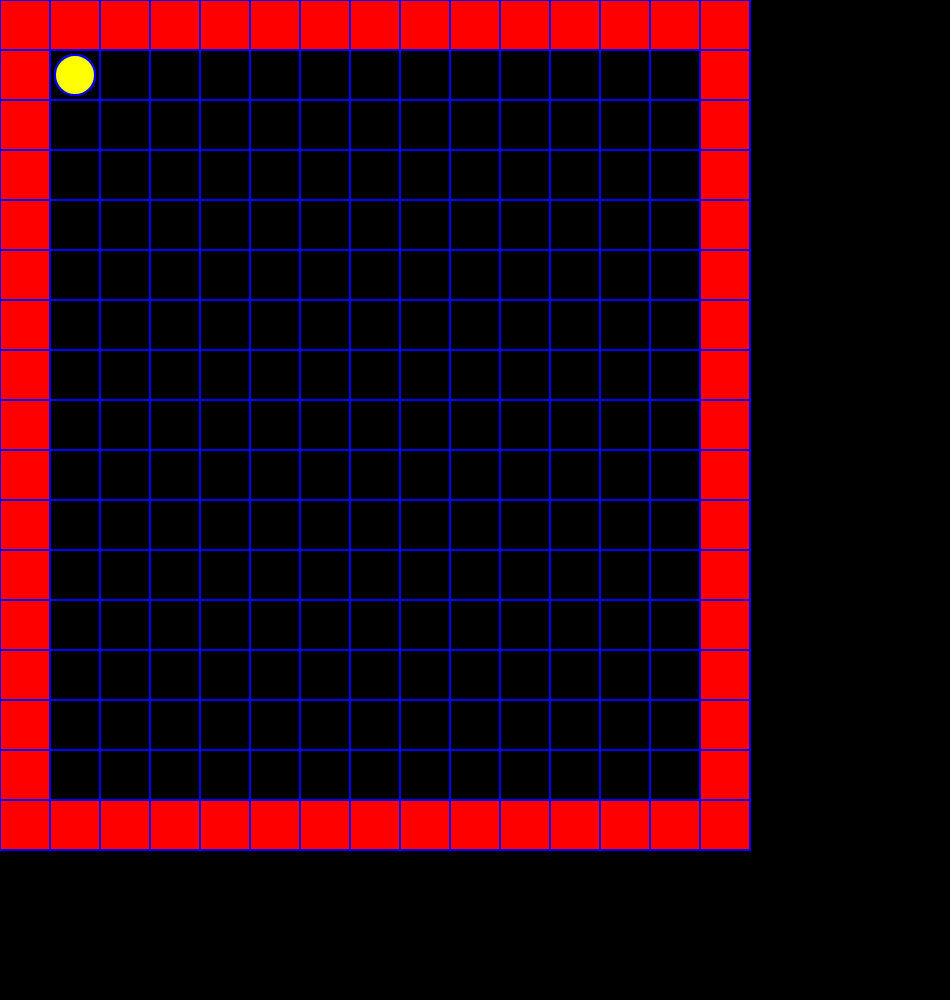
Frame 1 (no input)
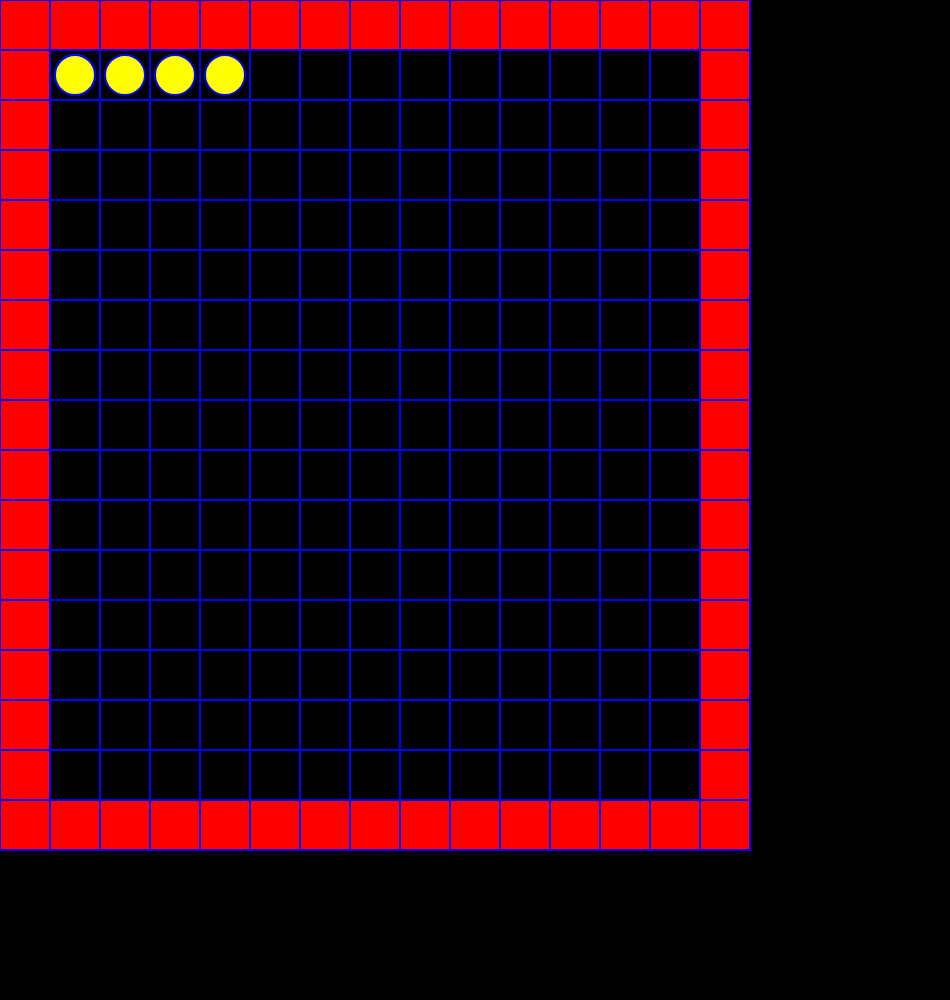
Frame 60 (no input)
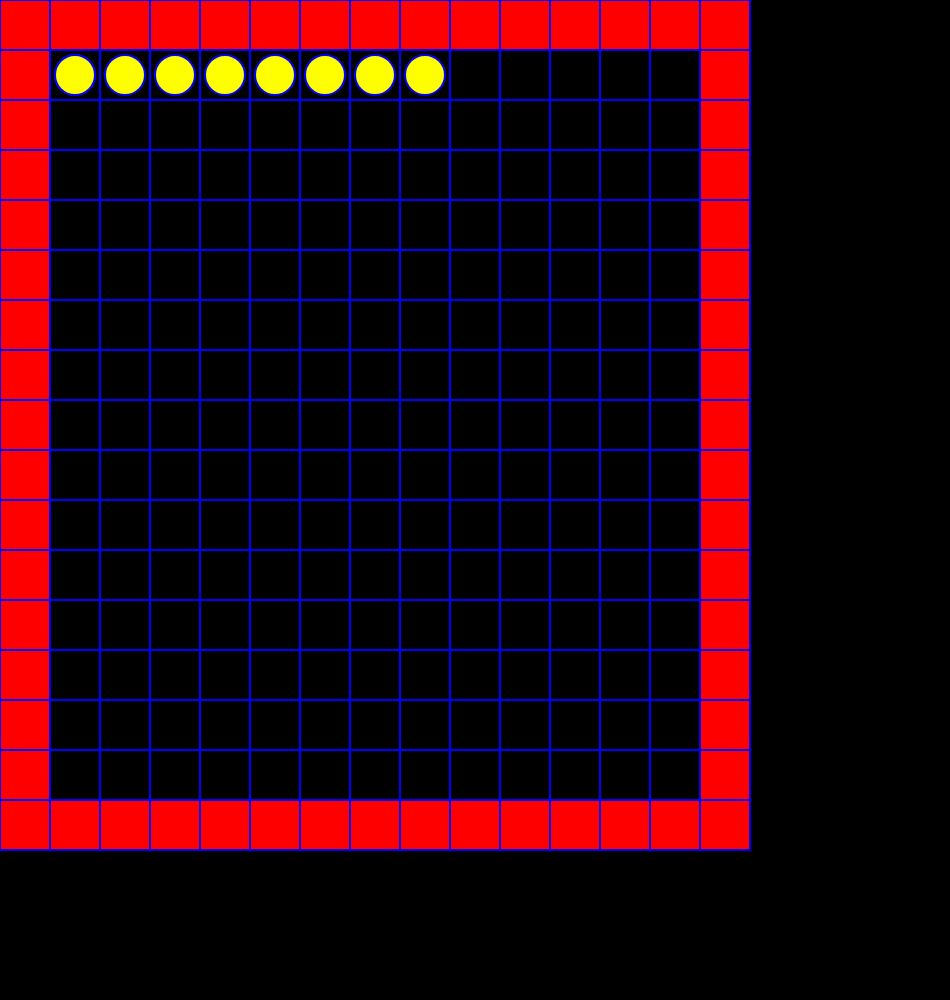
Frame 120 (the mouse pressed at the canvas centre since frame 60)

The p5.js sketch that drew these frames (run headless with seeded random() and noise() and a simulated clock; from frame 60 on, the mouse is pressed at the canvas centre):

// p5.js sketch
// ── sketch.js
// First Day Demo
// Ted Song
// 9/10/2024
//
// Extra for Experts:
// draw happens at 60fps in loop


let columnNum = 15;
let rowNum = 17;

let gridLength = 50
let updateRate = 15;

let gameEnd = false;
let directionDB = false;

let snakeSegments = [];
let queuedDirections = [];
let startingSegments = 10;
let grids = []
let layout = [
  "111111111111111", // 1
  "100000000000001", // 2
  "100000000000001", // 3
  "100000000000001", // 4
  "100000000000001", // 5
  "100000000000001", // 6
  "100000000000001", // 7
  "100000000000001", // 8
  "100000000000001", // 9
  "100000000000001", // 10
  "100000000000001", // 11
  "100000000000001", // 12
  "100000000000001", // 13
  "100000000000001", // 14
  "100000000000001", // 15
  "100000000000001", // 16
  "111111111111111", // 17
]

let oppositeDirections = {
  right:"left",
  left:"right",
  up:"down",
  down:"up",
};

class Snake {
  constructor(row, column) {
    this.row = row || 0;
    this.column = column || 0;
    this.index = snakeSegments.length 
    this.lastMoved = false;
    
    let grid = grids[this.row][this.column];
    this.x = grid[0]  + gridLength/2;
    this.y = grid[1] + gridLength/2;

    this.dir = "right";
    this.lastDir = "right"
  }

  show() {
    fill(255, 255, 0);
    circle(this.x, this.y, gridLength * 0.8);
  }

  getNextGrid() {
    this.moveX = 0
    this.moveY = 0

    if (this.dir === "right") {
      this.moveX = 1
    }  else if (this.dir === "left") {
      this.moveX = -1
    } else if (this.dir === "up") {
      this.moveY = -1
    } else {
      this.moveY = 1
    }

    let row = this.row + this.moveY
    let column = this.column + this.moveX

    let newRow = grids[row]

    if (newRow) {
      return newRow[column]
    }
  }

  move() {
    if (this.index !== 0) {
      let previousSegment = snakeSegments[this.index - 1]
      if (!previousSegment.lastMoved) {
        return
      } else {
        this.dir = previousSegment.lastDir
      }
    }

    this.lastDir = this.dir
    grids[this.row][this.column][2] = 0;
    
    let newGrid = this.getNextGrid()
    
    if (newGrid) {
      this.x = newGrid[0] + gridLength / 2
      this.y = newGrid[1] + gridLength / 2

      newGrid[2] = 1;

      this.row += this.moveY
      this.column += this.moveX
      this.lastMoved = true;

      if (this.index === 0) {
        directionDB = false;
      }
     
    }
  }
}

function init() { 
  // grids set up
  for (let x = 0; x < columnNum; x++) {
    for (let y = 0; y < rowNum; y++) {
      let type = layout[y][x];
      let row = grids[y] || [];
      let column = [x * gridLength, y * gridLength, type];

      row[x] = column;
      grids[y] = row;
    }
  }

  for (let i = 0; i < startingSegments; i ++) {
    let segment = new Snake(1, 1)
    snakeSegments.push(segment)
  }
}

function drawMap() {
  for (let row = 0; row < grids.length; row++) {
    for (let column = 0; column < grids[row].length; column ++) {
      stroke(0, 0, 255);
      strokeWeight(2);

      let x = grids[row][column][0];
      let y = grids[row][column][1];
      let type = grids[row][column][2];

      fill(0);
      if (type === "1") {
        fill(255, 0, 0);
      }

      rect(x, y, gridLength, gridLength)
    }
  }
}

function setup() {
  createCanvas(950, windowHeight);
  init()
  print(grids)
}

function draw() {
  background(0);
  drawMap()

  if (gameEnd) {
    return
  }

  let nextGrid = snakeSegments[0].getNextGrid()
  let blocked = nextGrid && nextGrid[2] === "1" || 0

  for (let i = snakeSegments.length - 1; i >= 0; i--) {
    let segment = snakeSegments[i]

    segment.show()

    if (frameCount % updateRate === 0) {
      if (blocked) {
        gameEnd = true
        print("SD")
        return
      } else {
        segment.move()
      }
    }
  }
}


function keyPressed() {
  let lastDir = snakeSegments[0].lastDir
  let dir = ""
  
  if (queuedDirections) {
    return
  }

  if (key === "w" || keyCode === UP_ARROW) {
    snakeSegments[0].dir = "up";
    directionDB = true;
  } else if (key === "s" || keyCode === DOWN_ARROW) {
    snakeSegments[0].dir = "down";
    directionDB = true;
  } else if (key === "a" || keyCode === LEFT_ARROW) {
    snakeSegments[0].dir = "left";
    directionDB = true;
  } else if (key === "d" || keyCode === RIGHT_ARROW) {
    snakeSegments[0].dir = "right";
    directionDB = true;
  } else if (key === " ") {
//    gamePreparing = true; 
  }

  if (oppositeDirections[lastDir] === snakeSegments[0].dir) {
    snakeSegments[0].dir = lastDir
  }
}
